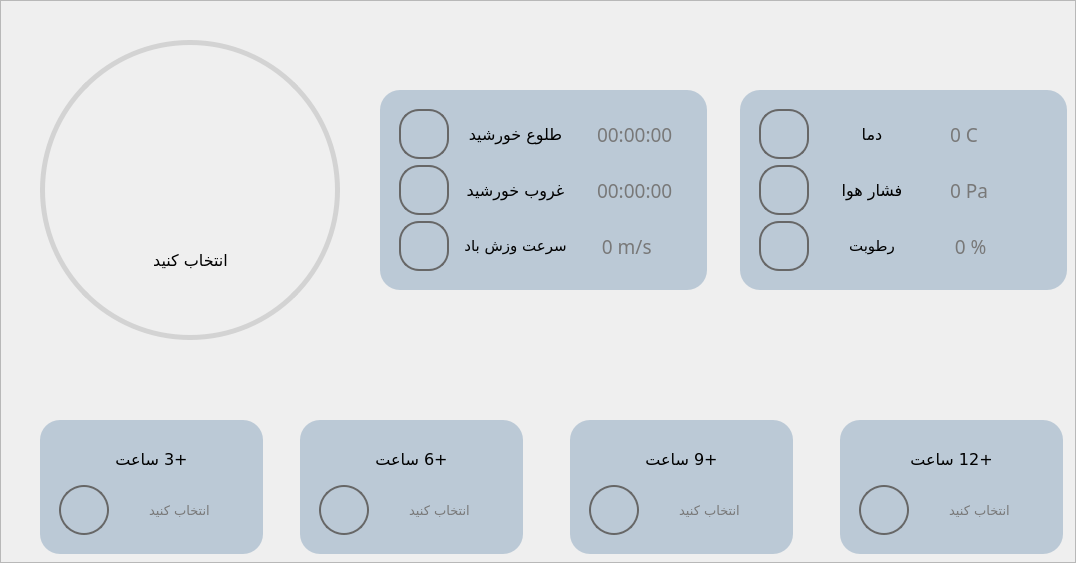
        <widget class="QFrame" name="frame_2">
         <property name="styleSheet">
          <string notr="true"/>
         </property>
         <property name="frameShape">
          <enum>QFrame::StyledPanel</enum>
         </property>
         <property name="frameShadow">
          <enum>QFrame::Raised</enum>
         </property>
         <widget class="QFrame" name="frame_4">
          <property name="geometry">
           <rect>
            <x>40</x>
            <y>40</y>
            <width>300</width>
            <height>300</height>
           </rect>
          </property>
          <property name="styleSheet">
           <string notr="true">QFrame#frame_4{
	border-radius:150px;
	border:5px solid rgb(211, 211, 211);
}</string>
          </property>
          <property name="frameShape">
           <enum>QFrame::StyledPanel</enum>
          </property>
          <property name="frameShadow">
           <enum>QFrame::Raised</enum>
          </property>
          <widget class="QLabel" name="txtweather">
           <property name="geometry">
            <rect>
             <x>70</x>
             <y>40</y>
             <width>161</width>
             <height>151</height>
            </rect>
           </property>
           <property name="font">
            <font>
             <family>IRANSans Medium</family>
             <pointsize>8</pointsize>
            </font>
           </property>
           <property name="styleSheet">
            <string notr="true">border: none;
background: none;</string>
           </property>
           <property name="text">
            <string/>
           </property>
           <property name="pixmap">
            <pixmap resource="../images/images.qrc">:/newPrefix/01n.png</pixmap>
           </property>
           <property name="scaledContents">
            <bool>true</bool>
           </property>
           <property name="alignment">
            <set>Qt::AlignCenter</set>
           </property>
          </widget>
          <widget class="QLabel" name="txtweather_2">
           <property name="geometry">
            <rect>
             <x>40</x>
             <y>180</y>
             <width>221</width>
             <height>81</height>
            </rect>
           </property>
           <property name="font">
            <font>
             <family>IRANSans Medium</family>
             <pointsize>12</pointsize>
            </font>
           </property>
           <property name="text">
            <string>انتخاب کنید</string>
           </property>
           <property name="alignment">
            <set>Qt::AlignCenter</set>
           </property>
          </widget>
         </widget>
         <widget class="QFrame" name="frame_5">
          <property name="geometry">
           <rect>
            <x>380</x>
            <y>90</y>
            <width>327</width>
            <height>200</height>
           </rect>
          </property>
          <property name="minimumSize">
           <size>
            <width>0</width>
            <height>0</height>
           </size>
          </property>
          <property name="maximumSize">
           <size>
            <width>16777215</width>
            <height>16777215</height>
           </size>
          </property>
          <property name="styleSheet">
           <string notr="true">background-color: rgb(187, 201, 214);
padding: 10px;
border-radius: 20px;</string>
          </property>
          <property name="frameShape">
           <enum>QFrame::StyledPanel</enum>
          </property>
          <property name="frameShadow">
           <enum>QFrame::Raised</enum>
          </property>
          <layout class="QGridLayout" name="gridLayout_3">
           <item row="1" column="0">
            <widget class="QLabel" name="label_12">
             <property name="minimumSize">
              <size>
               <width>50</width>
               <height>50</height>
              </size>
             </property>
             <property name="maximumSize">
              <size>
               <width>50</width>
               <height>50</height>
              </size>
             </property>
             <property name="styleSheet">
              <string notr="true">padding: 5px;
border: 2px solid rgb(103, 103, 103);
border-radius: 20px;
color: rgb(252, 191, 130);</string>
             </property>
             <property name="text">
              <string/>
             </property>
             <property name="pixmap">
              <pixmap resource="../images/images.qrc">:/newPrefix/50n.png</pixmap>
             </property>
             <property name="scaledContents">
              <bool>true</bool>
             </property>
            </widget>
           </item>
           <item row="0" column="0">
            <widget class="QLabel" name="label_8">
             <property name="minimumSize">
              <size>
               <width>50</width>
               <height>50</height>
              </size>
             </property>
             <property name="maximumSize">
              <size>
               <width>50</width>
               <height>50</height>
              </size>
             </property>
             <property name="styleSheet">
              <string notr="true">padding: 5px;
border: 2px solid rgb(103, 103, 103);
border-radius: 20px;
color: rgb(252, 191, 130);</string>
             </property>
             <property name="text">
              <string/>
             </property>
             <property name="pixmap">
              <pixmap resource="../images/images.qrc">:/newPrefix/50d.png</pixmap>
             </property>
             <property name="scaledContents">
              <bool>true</bool>
             </property>
            </widget>
           </item>
           <item row="1" column="1">
            <widget class="QLabel" name="latitude_label1">
             <property name="minimumSize">
              <size>
               <width>0</width>
               <height>30</height>
              </size>
             </property>
             <property name="font">
              <font>
               <family>IRANSans Medium</family>
               <pointsize>12</pointsize>
              </font>
             </property>
             <property name="text">
              <string>غروب خورشید</string>
             </property>
             <property name="alignment">
              <set>Qt::AlignCenter</set>
             </property>
            </widget>
           </item>
           <item row="2" column="0">
            <widget class="QLabel" name="label_13">
             <property name="minimumSize">
              <size>
               <width>50</width>
               <height>50</height>
              </size>
             </property>
             <property name="maximumSize">
              <size>
               <width>50</width>
               <height>50</height>
              </size>
             </property>
             <property name="styleSheet">
              <string notr="true">padding: 5px;
border: 2px solid rgb(103, 103, 103);
border-radius: 20px;
color: rgb(252, 191, 130);</string>
             </property>
             <property name="text">
              <string/>
             </property>
             <property name="pixmap">
              <pixmap resource="../images/images.qrc">:/newPrefix/11d.png</pixmap>
             </property>
             <property name="scaledContents">
              <bool>true</bool>
             </property>
            </widget>
           </item>
           <item row="0" column="2">
            <widget class="QLabel" name="lblSunrise">
             <property name="minimumSize">
              <size>
               <width>0</width>
               <height>30</height>
              </size>
             </property>
             <property name="font">
              <font>
               <family>IRANSans(FaNum) Medium</family>
               <pointsize>14</pointsize>
               <weight>50</weight>
               <bold>false</bold>
              </font>
             </property>
             <property name="styleSheet">
              <string notr="true">color: rgb(120, 120, 120);</string>
             </property>
             <property name="text">
              <string>00:00:00</string>
             </property>
            </widget>
           </item>
           <item row="2" column="1">
            <widget class="QLabel" name="sunrise_label1">
             <property name="minimumSize">
              <size>
               <width>0</width>
               <height>30</height>
              </size>
             </property>
             <property name="font">
              <font>
               <family>IRANSans Medium</family>
               <pointsize>11</pointsize>
              </font>
             </property>
             <property name="text">
              <string>سرعت وزش باد</string>
             </property>
             <property name="alignment">
              <set>Qt::AlignCenter</set>
             </property>
            </widget>
           </item>
           <item row="0" column="1">
            <widget class="QLabel" name="current_weather_label_8">
             <property name="minimumSize">
              <size>
               <width>0</width>
               <height>30</height>
              </size>
             </property>
             <property name="font">
              <font>
               <family>IRANSans Medium</family>
               <pointsize>12</pointsize>
              </font>
             </property>
             <property name="text">
              <string>طلوع خورشید</string>
             </property>
             <property name="alignment">
              <set>Qt::AlignCenter</set>
             </property>
            </widget>
           </item>
           <item row="1" column="2">
            <widget class="QLabel" name="lblSunSet">
             <property name="minimumSize">
              <size>
               <width>0</width>
               <height>30</height>
              </size>
             </property>
             <property name="font">
              <font>
               <family>IRANSans(FaNum) Medium</family>
               <pointsize>14</pointsize>
               <weight>50</weight>
               <bold>false</bold>
              </font>
             </property>
             <property name="styleSheet">
              <string notr="true">color: rgb(120, 120, 120);</string>
             </property>
             <property name="text">
              <string>00:00:00</string>
             </property>
            </widget>
           </item>
           <item row="2" column="2">
            <widget class="QLabel" name="lblWindSpeed">
             <property name="minimumSize">
              <size>
               <width>0</width>
               <height>30</height>
              </size>
             </property>
             <property name="font">
              <font>
               <family>IRANSans(FaNum) Medium</family>
               <pointsize>14</pointsize>
               <weight>50</weight>
               <bold>false</bold>
              </font>
             </property>
             <property name="styleSheet">
              <string notr="true">color: rgb(120, 120, 120);</string>
             </property>
             <property name="text">
              <string> 0 m/s</string>
             </property>
            </widget>
           </item>
          </layout>
         </widget>
         <widget class="QFrame" name="frame_6">
          <property name="geometry">
           <rect>
            <x>740</x>
            <y>90</y>
            <width>327</width>
            <height>200</height>
           </rect>
          </property>
          <property name="minimumSize">
           <size>
            <width>0</width>
            <height>0</height>
           </size>
          </property>
          <property name="maximumSize">
           <size>
            <width>16777215</width>
            <height>16777215</height>
           </size>
          </property>
          <property name="styleSheet">
           <string notr="true">background-color: rgb(187, 201, 214);
padding: 10px;
border-radius: 20px;</string>
          </property>
          <property name="frameShape">
           <enum>QFrame::StyledPanel</enum>
          </property>
          <property name="frameShadow">
           <enum>QFrame::Raised</enum>
          </property>
          <layout class="QGridLayout" name="gridLayout_4">
           <item row="1" column="0">
            <widget class="QLabel" name="label_14">
             <property name="minimumSize">
              <size>
               <width>50</width>
               <height>50</height>
              </size>
             </property>
             <property name="maximumSize">
              <size>
               <width>50</width>
               <height>50</height>
              </size>
             </property>
             <property name="styleSheet">
              <string notr="true">padding: 5px;
border: 2px solid rgb(103, 103, 103);
border-radius: 20px;
color: rgb(252, 191, 130);</string>
             </property>
             <property name="text">
              <string/>
             </property>
             <property name="pixmap">
              <pixmap resource="../images/images.qrc">:/newPrefix/03d.png</pixmap>
             </property>
             <property name="scaledContents">
              <bool>true</bool>
             </property>
            </widget>
           </item>
           <item row="0" column="0">
            <widget class="QLabel" name="label_9">
             <property name="minimumSize">
              <size>
               <width>50</width>
               <height>50</height>
              </size>
             </property>
             <property name="maximumSize">
              <size>
               <width>50</width>
               <height>50</height>
              </size>
             </property>
             <property name="styleSheet">
              <string notr="true">padding: 5px;
border: 2px solid rgb(103, 103, 103);
border-radius: 20px;
color: rgb(252, 191, 130);</string>
             </property>
             <property name="text">
              <string/>
             </property>
             <property name="pixmap">
              <pixmap resource="../images/images.qrc">:/newPrefix/04d.png</pixmap>
             </property>
             <property name="scaledContents">
              <bool>true</bool>
             </property>
            </widget>
           </item>
           <item row="1" column="1">
            <widget class="QLabel" name="latitude_label1_2">
             <property name="minimumSize">
              <size>
               <width>0</width>
               <height>30</height>
              </size>
             </property>
             <property name="font">
              <font>
               <family>IRANSans Medium</family>
               <pointsize>12</pointsize>
              </font>
             </property>
             <property name="text">
              <string>فشار هوا</string>
             </property>
             <property name="alignment">
              <set>Qt::AlignCenter</set>
             </property>
            </widget>
           </item>
           <item row="2" column="0">
            <widget class="QLabel" name="label_15">
             <property name="minimumSize">
              <size>
               <width>50</width>
               <height>50</height>
              </size>
             </property>
             <property name="maximumSize">
              <size>
               <width>50</width>
               <height>50</height>
              </size>
             </property>
             <property name="styleSheet">
              <string notr="true">padding: 5px;
border: 2px solid rgb(103, 103, 103);
border-radius: 20px;
color: rgb(252, 191, 130);</string>
             </property>
             <property name="text">
              <string/>
             </property>
             <property name="pixmap">
              <pixmap resource="../images/images.qrc">:/newPrefix/10n.png</pixmap>
             </property>
             <property name="scaledContents">
              <bool>true</bool>
             </property>
            </widget>
           </item>
           <item row="0" column="2">
            <widget class="QLabel" name="lblTemp">
             <property name="minimumSize">
              <size>
               <width>0</width>
               <height>30</height>
              </size>
             </property>
             <property name="font">
              <font>
               <family>IRANSans(FaNum) Medium</family>
               <pointsize>14</pointsize>
               <weight>50</weight>
               <bold>false</bold>
              </font>
             </property>
             <property name="styleSheet">
              <string notr="true">color: rgb(120, 120, 120);</string>
             </property>
             <property name="text">
              <string>0 C</string>
             </property>
            </widget>
           </item>
           <item row="2" column="1">
            <widget class="QLabel" name="sunrise_label1_2">
             <property name="minimumSize">
              <size>
               <width>0</width>
               <height>30</height>
              </size>
             </property>
             <property name="font">
              <font>
               <family>IRANSans Medium</family>
               <pointsize>11</pointsize>
              </font>
             </property>
             <property name="text">
              <string>رطوبت</string>
             </property>
             <property name="alignment">
              <set>Qt::AlignCenter</set>
             </property>
            </widget>
           </item>
           <item row="0" column="1">
            <widget class="QLabel" name="current_weather_label_9">
             <property name="minimumSize">
              <size>
               <width>0</width>
               <height>30</height>
              </size>
             </property>
             <property name="font">
              <font>
               <family>IRANSans Medium</family>
               <pointsize>12</pointsize>
              </font>
             </property>
             <property name="text">
              <string>دما</string>
             </property>
             <property name="alignment">
              <set>Qt::AlignCenter</set>
             </property>
            </widget>
           </item>
           <item row="1" column="2">
            <widget class="QLabel" name="lblPressure">
             <property name="minimumSize">
              <size>
               <width>0</width>
               <height>30</height>
              </size>
             </property>
             <property name="font">
              <font>
               <family>IRANSans(FaNum) Medium</family>
               <pointsize>14</pointsize>
               <weight>50</weight>
               <bold>false</bold>
              </font>
             </property>
             <property name="styleSheet">
              <string notr="true">color: rgb(120, 120, 120);</string>
             </property>
             <property name="text">
              <string>0 Pa</string>
             </property>
            </widget>
           </item>
           <item row="2" column="2">
            <widget class="QLabel" name="lblhumidity">
             <property name="minimumSize">
              <size>
               <width>0</width>
               <height>30</height>
              </size>
             </property>
             <property name="font">
              <font>
               <family>IRANSans(FaNum) Medium</family>
               <pointsize>14</pointsize>
               <weight>50</weight>
               <bold>false</bold>
              </font>
             </property>
             <property name="styleSheet">
              <string notr="true">color: rgb(120, 120, 120);</string>
             </property>
             <property name="text">
              <string> 0 %</string>
             </property>
            </widget>
           </item>
          </layout>
         </widget>
         <widget class="QFrame" name="frame_8">
          <property name="geometry">
           <rect>
            <x>40</x>
            <y>420</y>
            <width>223</width>
            <height>134</height>
           </rect>
          </property>
          <property name="styleSheet">
           <string notr="true">background-color: rgb(187, 201, 214);
padding: 10px;
border-radius: 20px;
border: none;</string>
          </property>
          <property name="frameShape">
           <enum>QFrame::StyledPanel</enum>
          </property>
          <property name="frameShadow">
           <enum>QFrame::Raised</enum>
          </property>
          <layout class="QGridLayout" name="gridLayout_7">
           <item row="1" column="1">
            <widget class="QLabel" name="lblforecast_temp1">
             <property name="minimumSize">
              <size>
               <width>0</width>
               <height>30</height>
              </size>
             </property>
             <property name="font">
              <font>
               <family>IRANSans(FaNum) Medium</family>
               <pointsize>10</pointsize>
               <weight>50</weight>
               <bold>false</bold>
              </font>
             </property>
             <property name="styleSheet">
              <string notr="true">color: rgb(120, 120, 120);border: none;</string>
             </property>
             <property name="text">
              <string>انتخاب کنید</string>
             </property>
             <property name="alignment">
              <set>Qt::AlignCenter</set>
             </property>
            </widget>
           </item>
           <item row="1" column="0">
            <widget class="QLabel" name="forecast_icon1">
             <property name="minimumSize">
              <size>
               <width>50</width>
               <height>50</height>
              </size>
             </property>
             <property name="maximumSize">
              <size>
               <width>50</width>
               <height>50</height>
              </size>
             </property>
             <property name="font">
              <font>
               <pointsize>2</pointsize>
              </font>
             </property>
             <property name="styleSheet">
              <string notr="true">border: none;
padding: 5px;
border: 2px solid rgb(103, 103, 103);
border-radius: 25px;
color: rgb(252, 191, 130);</string>
             </property>
             <property name="text">
              <string/>
             </property>
             <property name="pixmap">
              <pixmap resource="../images/images.qrc">:/newPrefix/01n.png</pixmap>
             </property>
             <property name="scaledContents">
              <bool>true</bool>
             </property>
            </widget>
           </item>
           <item row="0" column="0" colspan="2">
            <widget class="QLabel" name="forecast_time1">
             <property name="minimumSize">
              <size>
               <width>0</width>
               <height>30</height>
              </size>
             </property>
             <property name="font">
              <font>
               <family>IRANSans(FaNum) Medium</family>
               <pointsize>12</pointsize>
              </font>
             </property>
             <property name="styleSheet">
              <string notr="true">border: none;</string>
             </property>
             <property name="text">
              <string>+3 ساعت</string>
             </property>
             <property name="alignment">
              <set>Qt::AlignCenter</set>
             </property>
            </widget>
           </item>
          </layout>
         </widget>
         <widget class="QFrame" name="frame_9">
          <property name="geometry">
           <rect>
            <x>300</x>
            <y>420</y>
            <width>223</width>
            <height>134</height>
           </rect>
          </property>
          <property name="styleSheet">
           <string notr="true">background-color: rgb(187, 201, 214);
padding: 10px;
border-radius: 20px;
border: none;</string>
          </property>
          <property name="frameShape">
           <enum>QFrame::StyledPanel</enum>
          </property>
          <property name="frameShadow">
           <enum>QFrame::Raised</enum>
          </property>
          <layout class="QGridLayout" name="gridLayout_8">
           <item row="1" column="1">
            <widget class="QLabel" name="lblforecast_temp2">
             <property name="minimumSize">
              <size>
               <width>0</width>
               <height>30</height>
              </size>
             </property>
             <property name="font">
              <font>
               <family>IRANSans(FaNum) Medium</family>
               <pointsize>10</pointsize>
               <weight>50</weight>
               <bold>false</bold>
              </font>
             </property>
             <property name="styleSheet">
              <string notr="true">color: rgb(120, 120, 120);border: none;</string>
             </property>
             <property name="text">
              <string>انتخاب کنید</string>
             </property>
             <property name="alignment">
              <set>Qt::AlignCenter</set>
             </property>
            </widget>
           </item>
           <item row="1" column="0">
            <widget class="QLabel" name="forecast_icon2">
             <property name="minimumSize">
              <size>
               <width>50</width>
               <height>50</height>
              </size>
             </property>
             <property name="maximumSize">
              <size>
               <width>50</width>
               <height>50</height>
              </size>
             </property>
             <property name="font">
              <font>
               <pointsize>2</pointsize>
              </font>
             </property>
             <property name="styleSheet">
              <string notr="true">border: none;
padding: 5px;
border: 2px solid rgb(103, 103, 103);
border-radius: 25px;
color: rgb(252, 191, 130);</string>
             </property>
             <property name="text">
              <string/>
             </property>
             <property name="pixmap">
              <pixmap resource="../images/images.qrc">:/newPrefix/01n.png</pixmap>
             </property>
             <property name="scaledContents">
              <bool>true</bool>
             </property>
            </widget>
           </item>
           <item row="0" column="0" colspan="2">
            <widget class="QLabel" name="forecast_time1_2">
             <property name="minimumSize">
              <size>
               <width>0</width>
               <height>30</height>
              </size>
             </property>
             <property name="font">
              <font>
               <family>IRANSans(FaNum) Medium</family>
               <pointsize>12</pointsize>
              </font>
             </property>
             <property name="styleSheet">
              <string notr="true">border: none;</string>
             </property>
             <property name="text">
              <string>+6 ساعت</string>
             </property>
             <property name="alignment">
              <set>Qt::AlignCenter</set>
             </property>
            </widget>
           </item>
          </layout>
         </widget>
         <widget class="QFrame" name="frame_10">
          <property name="geometry">
           <rect>
            <x>570</x>
            <y>420</y>
            <width>223</width>
            <height>134</height>
           </rect>
          </property>
          <property name="styleSheet">
           <string notr="true">background-color: rgb(187, 201, 214);
padding: 10px;
border-radius: 20px;
border: none;</string>
          </property>
          <property name="frameShape">
           <enum>QFrame::StyledPanel</enum>
          </property>
          <property name="frameShadow">
           <enum>QFrame::Raised</enum>
          </property>
          <layout class="QGridLayout" name="gridLayout_9">
           <item row="1" column="1">
            <widget class="QLabel" name="lblforecast_temp3">
             <property name="minimumSize">
              <size>
               <width>0</width>
               <height>30</height>
              </size>
             </property>
             <property name="font">
              <font>
               <family>IRANSans(FaNum) Medium</family>
               <pointsize>10</pointsize>
               <weight>50</weight>
               <bold>false</bold>
              </font>
             </property>
             <property name="styleSheet">
              <string notr="true">color: rgb(120, 120, 120);;border: none;</string>
             </property>
             <property name="text">
              <string>انتخاب کنید</string>
             </property>
             <property name="alignment">
              <set>Qt::AlignCenter</set>
             </property>
            </widget>
           </item>
           <item row="1" column="0">
            <widget class="QLabel" name="forecast_icon3">
             <property name="minimumSize">
              <size>
               <width>50</width>
               <height>50</height>
              </size>
             </property>
             <property name="maximumSize">
              <size>
               <width>50</width>
               <height>50</height>
              </size>
             </property>
             <property name="font">
              <font>
               <pointsize>2</pointsize>
              </font>
             </property>
             <property name="styleSheet">
              <string notr="true">border: none;
padding: 5px;
border: 2px solid rgb(103, 103, 103);
border-radius: 25px;
color: rgb(252, 191, 130);</string>
             </property>
             <property name="text">
              <string/>
             </property>
             <property name="pixmap">
              <pixmap resource="../images/images.qrc">:/newPrefix/01n.png</pixmap>
             </property>
             <property name="scaledContents">
              <bool>true</bool>
             </property>
            </widget>
           </item>
           <item row="0" column="0" colspan="2">
            <widget class="QLabel" name="forecast_time1_3">
             <property name="minimumSize">
              <size>
               <width>0</width>
               <height>30</height>
              </size>
             </property>
             <property name="font">
              <font>
               <family>IRANSans(FaNum) Medium</family>
               <pointsize>12</pointsize>
              </font>
             </property>
             <property name="styleSheet">
              <string notr="true">border: none;</string>
             </property>
             <property name="text">
              <string>+9 ساعت</string>
             </property>
             <property name="alignment">
              <set>Qt::AlignCenter</set>
             </property>
            </widget>
           </item>
          </layout>
         </widget>
         <widget class="QFrame" name="frame_11">
          <property name="geometry">
           <rect>
            <x>840</x>
            <y>420</y>
            <width>223</width>
            <height>134</height>
           </rect>
          </property>
          <property name="styleSheet">
           <string notr="true">background-color: rgb(187, 201, 214);
padding: 10px;
border-radius: 20px;
border: none;</string>
          </property>
          <property name="frameShape">
           <enum>QFrame::StyledPanel</enum>
          </property>
          <property name="frameShadow">
           <enum>QFrame::Raised</enum>
          </property>
          <layout class="QGridLayout" name="gridLayout_10">
           <item row="1" column="1">
            <widget class="QLabel" name="lblforecast_temp4">
             <property name="minimumSize">
              <size>
               <width>0</width>
               <height>30</height>
              </size>
             </property>
             <property name="font">
              <font>
               <family>IRANSans(FaNum) Medium</family>
               <pointsize>10</pointsize>
               <weight>50</weight>
               <bold>false</bold>
              </font>
             </property>
             <property name="styleSheet">
              <string notr="true">color: rgb(120, 120, 120);border: none;</string>
             </property>
             <property name="text">
              <string>انتخاب کنید</string>
             </property>
             <property name="alignment">
              <set>Qt::AlignCenter</set>
             </property>
            </widget>
           </item>
           <item row="1" column="0">
            <widget class="QLabel" name="forecast_icon4">
             <property name="minimumSize">
              <size>
               <width>50</width>
               <height>50</height>
              </size>
             </property>
             <property name="maximumSize">
              <size>
               <width>50</width>
               <height>50</height>
              </size>
             </property>
             <property name="font">
              <font>
               <pointsize>2</pointsize>
              </font>
             </property>
             <property name="styleSheet">
              <string notr="true">border: none;
padding: 5px;
border: 2px solid rgb(103, 103, 103);
border-radius: 25px;
color: rgb(252, 191, 130);</string>
             </property>
             <property name="text">
              <string/>
             </property>
             <property name="pixmap">
              <pixmap resource="../images/images.qrc">:/newPrefix/01n.png</pixmap>
             </property>
             <property name="scaledContents">
              <bool>true</bool>
             </property>
            </widget>
           </item>
           <item row="0" column="0" colspan="2">
            <widget class="QLabel" name="forecast_time1_4">
             <property name="minimumSize">
              <size>
               <width>0</width>
               <height>30</height>
              </size>
             </property>
             <property name="font">
              <font>
               <family>IRANSans(FaNum) Medium</family>
               <pointsize>12</pointsize>
              </font>
             </property>
             <property name="styleSheet">
              <string notr="true">border: none;</string>
             </property>
             <property name="text">
              <string>+12 ساعت</string>
             </property>
             <property name="alignment">
              <set>Qt::AlignCenter</set>
             </property>
            </widget>
           </item>
          </layout>
         </widget>
        </widget>
